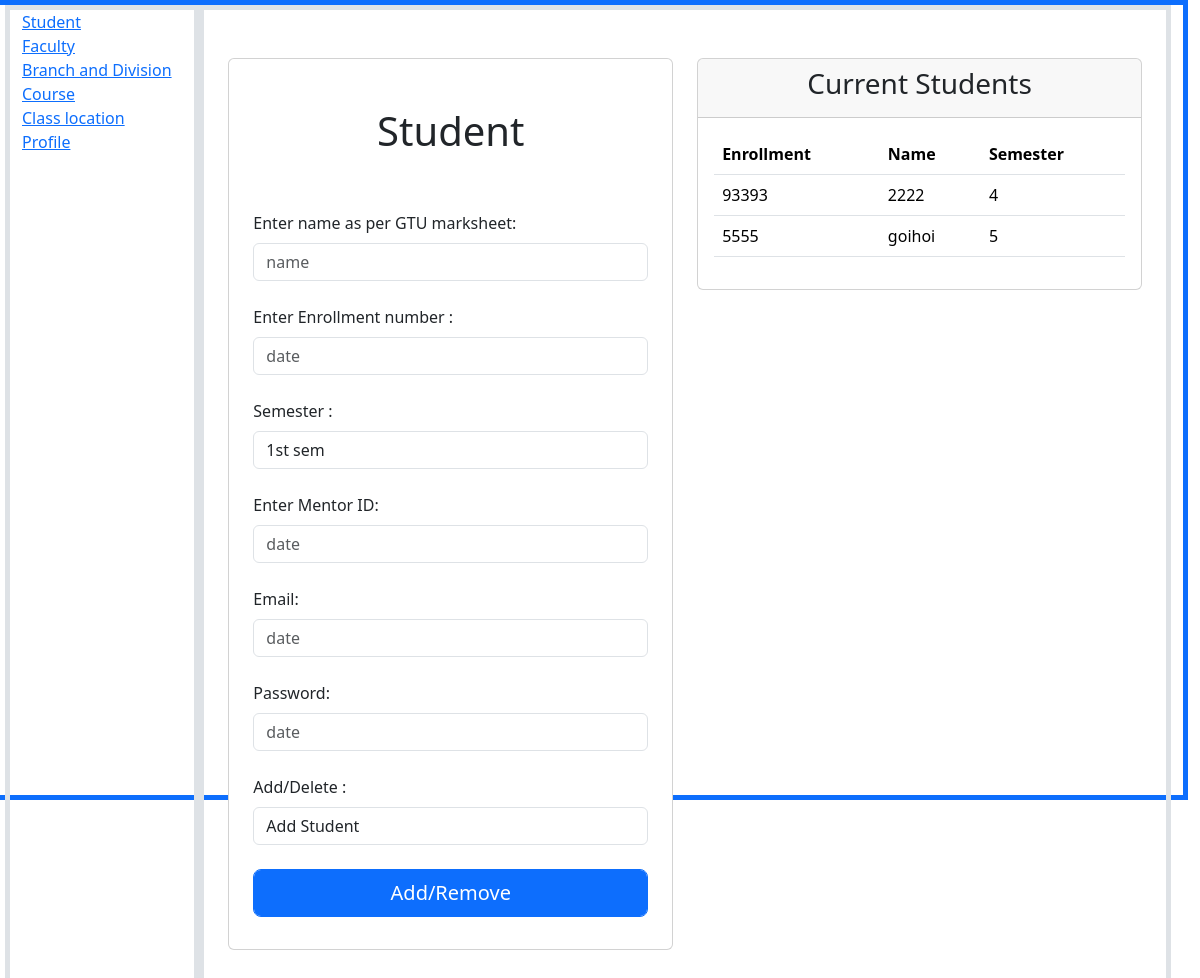
The page /admindashboard on the database as committed earlier.
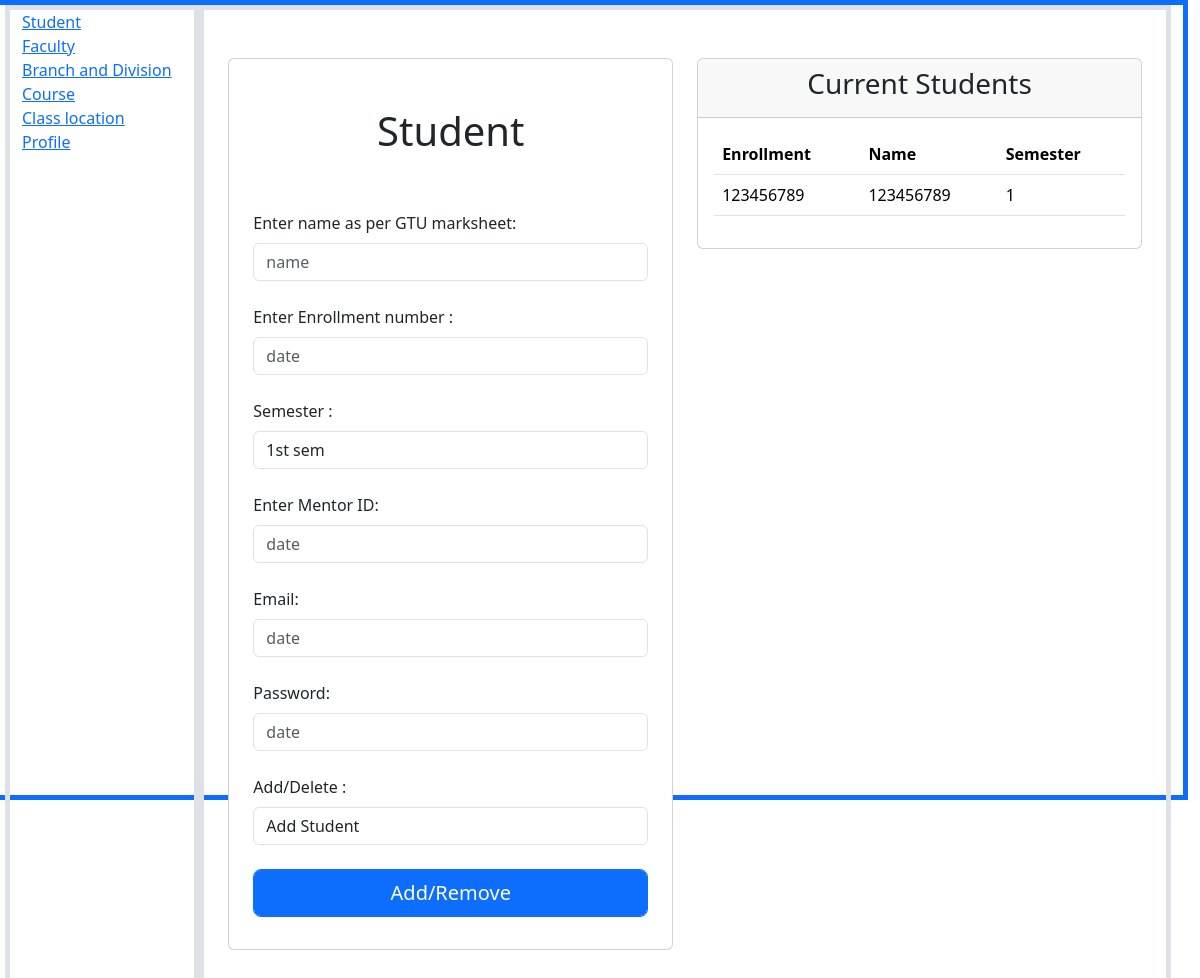
The same page on the database as committed later.
### TimeTable/models.py (models this page shows)
class Student(db.Model):
    id = db.Column(db.Integer(),primary_key=True)
    enroll = db.Column(db.Integer(),unique=True,nullable=False)
    name = db.Column(db.String(length=68))
    sem =  db.Column(db.Integer())
    mentorid = db.Column(db.String(length=68),nullable=False)
    own = db.Column(db.Integer(),db.ForeignKey('user.id'))
    task = db.relationship('Task', backref="owner", uselist=False)

### TimeTable/routes.py (the view, shortened to what this page needs)
@app.route("/admindashboard",methods=['GET','POST'])
def admin_student():
    form = AdminStudent()
    students = Student.query.all()
    return render_template('adminStudent.html', form=form, students=students)

### TimeTable/forms.py
class AdminStudent(FlaskForm):
    choose = SelectField(choices = [('1','Add Student'),('2','Remove Student')], default = ['1'],label='Add/Delete :')
    enroll = IntegerField(label="Enter Enrollment number :")
    name = StringField(label="Enter name as per GTU marksheet: ")
    email = StringField(label='Email: ')
    password = PasswordField(label='Password: ')
    sem =    SelectField(choices=[(1,'1st sem'),(2,'2nd sem'),(3,'3rd sem'),(4,'4th sem'),(5,'5th sem'),(6,'6th sem'),(7,'7th sem'),(8,'8th sem')],default=['1'],label="Semester :")
    mentor = StringField(label="Enter Mentor ID: ")
    submit = SubmitField(label='Add/Remove')

### TimeTable/templates/adminStudent.html (shortened to what this page needs)
{% extends 'admindashboard.html' %}
{% block content_2 %}
<div class="container">
    <div class="row">
        <div class="col-md-6">
            <form method="POST" class="form-group card my-5 p-4">
                <h1 class="text-center p-4">Student</h1>
                <br>
                {{ form.name.label(class="form-label") }}
                {{ form.name(class="form-control", placeholder="name") }}
                <br>
                {{ form.enroll.label(class="form-label") }}
                {{ form.enroll(class="form-control", placeholder="date") }}
                <br>
                {{ form.sem.label(class="form-label") }}
                {{ form.sem(class="form-control", placeholder="date") }}
                <br>
                {{ form.mentor.label(class="form-label") }}
                {{ form.mentor(class="form-control", placeholder="date") }}
                <br>
                {{ form.email.label(class="form-label") }}
                {{ form.email(class="form-control", placeholder="date") }}
                <br>
                {{ form.password.label(class="form-label") }}
                {{ form.password(class="form-control", placeholder="date") }}
                <br>
                {{ form.choose.label(class="form-label") }}
                {{ form.choose(class="form-control", placeholder="date") }}
                <br>
                {{ form.submit(class="form-control btn btn-primary btn-lg form-label") }}
            </form>
        </div>
        <div class="col-md-6">
            <div class="card my-5">
                <div class="card-header">
                    <h3 class="text-center">Current Students</h3>
                </div>
                <div class="card-body">
                    <table class="table">
                        <thead>
                            <tr>
                                <th>Enrollment</th>
                                <th>Name</th>
                                <th>Semester</th>
                            </tr>
                        </thead>
                        <tbody>
                            {% for student in students %}
                            <tr>
                                <td>{{ student.enroll }}</td>
                                <td>{{ student.name }}</td>
                                <td>{{ student.sem }}</td>
                            </tr>
                            {% endfor %}
                        </tbody>
                    </table>
                </div>
            </div>
        </div>
    </div>
</div>
{% endblock %}

### TimeTable/templates/admindashboard.html (shortened to what this page needs)
{% extends "dashboard.html" %}
{% block content_1 %}
<div class="col">
    <a href="{{ url_for('admin_student') }}">Student</a>
    <br>
    <a href="{{ url_for('admin_faculty') }}">Faculty</a>
    <br>
    <a href="{{ url_for('admin_branch_division') }}">Branch and Division</a>
    <br>
    <a href="{{ url_for('admin_course') }}">Course</a>
    <br>
    <a href="{{ url_for('admin_class_location') }}">Class location</a>
    <br>
    <a href="#">Profile</a>
</div>
{% endblock %}

### TimeTable/templates/dashboard.html (shortened to what this page needs)
{% extends "main.html" %}
{% block content %}
    <div class="container-fluid border border-primary border-5 vh-100 row">
        <div class="col-2 border border-5">
            {% block content_1 %}
            {% endblock %}
        </div>
        <div class="col border border-5">
            {% block content_2 %}
            {% endblock %}
        </div>
    </div>
{% endblock %}

### TimeTable/templates/main.html (shortened to what this page needs)
<!DOCTYPE html>
<html lang="en">
<head>
    <link href="https://cdn.jsdelivr.net/npm/bootstrap@5.3.3/dist/css/bootstrap.min.css" rel="stylesheet">
</head>
<body>
    {% block content %}
    {% endblock %}
</body>
</html>

Rows that differ between the two databases and show on the page:
removed Student: enroll "93393", name "2222", sem "4"
removed Student: enroll "5555", name "goihoi", sem "5"
added Student: enroll "123456789", name "123456789", sem "1"
